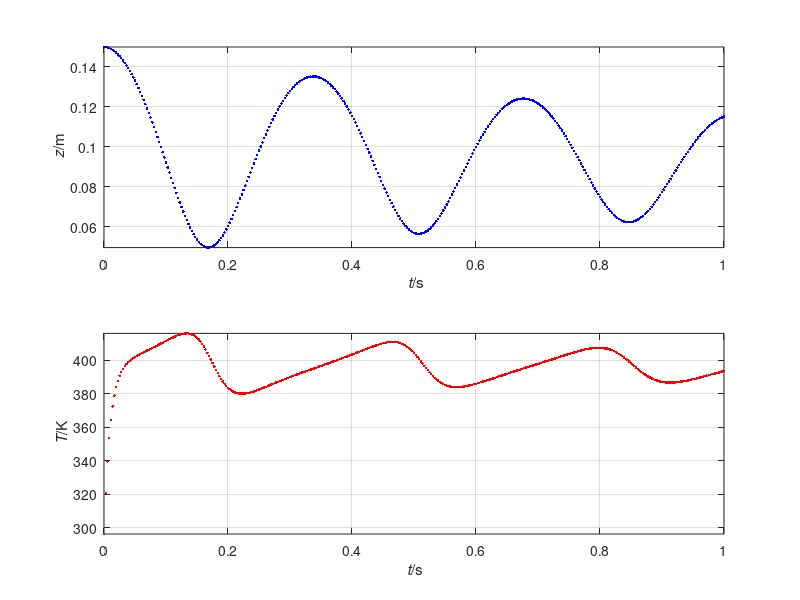

Recreate this plot in MATLAB.
%%% Simulation of ideal gas & mass piston in 1D
%% Coordinates (t, z)

%% Constants
R = 8.31446261815;   % J/(K*mol): molar gas constant
g = 9.8;             % N/kg: gravitational acceleration
C = 20;              % J/(K*mol): molar heat capacity
mu = 0.00004;        % N*s/m^2: gas viscosity
h = 8000;            % J/(K*m^2): heat-transfer coefficient
N = 0.04;            % mol: amount of ideal gas
Text = 373.15 + 23;  % K: temperature of environment
A = 0.1^2;           % m^2: area of piston
m = 50;              % kg: mass of piston
Fatm = -100000 * A;  % N: force on piston by atmosphere
k = 100;             % N/m: elastic constant of spring

%% Initial conditions. State: (z, v, T)
t = 0;  % s: initial time
z = 0.15;  % m: initial position of piston
v = 0;  % m/s: initial velocity of piston
T = 273.15 + 23;  % K: initial temperature of gas

%% Boundary conditions
Gpis = -m*g;  % N: gravity supply of momentum to piston

%% Parameters for time loop
t1 = 1;       % s: final time
dt = 0.0001;  % s: time step %@

## Plotting
dtplot = t1/360; # time interval between plots
tplot = dtplot; # time for next plot
figure
subplot(2, 1, 1); plot(t, z, '.b')
xlim([0, t1])
xlabel('{\it t}/s'); ylabel('{\it z}/m')
axis('tight'); grid on; hold on
subplot(2, 1, 2); plot(t, T, '.r')
xlim([0, t1])
xlabel('{\it t}/s'); ylabel('{\it T}/K')
axis('tight'); grid on; hold on %@

%% Numerical time integration
while t < t1
  %% constitutive relations
  Fgas = -(R * N * T / z -  mu * A * v / z);  % ideal-gas law
  Q = A * h * (Text - T);                     % law of cooling
  Phi = (Q + Fgas * v);                       % energy influx for gas
  E = C * N * T;                              % internal energy of ideal gas
  Ppis = m * v;                               % Newton's formula for momentum
  Fspr = -k * z;                              % Hooke's law
  Fpis = -Fgas + Fatm + Fspr;                 % momentum influx for piston

  %% step forward in time with balance laws
  t = t + dt;
  E = E + Phi * dt;
  Ppis = Ppis + (Fpis + Gpis) * dt;
  z = z + v * dt;

  %% constitutive relations: calculate state
  T = E / (C * N);
  v = Ppis / m;  %@

  %% plot
  if t > tplot
    subplot(2, 1, 1); plot(t, z, '.b')
    subplot(2, 1, 2); plot(t, T, '.r')
    pause(0)
    tplot = tplot + dtplot;
  end %@
end
